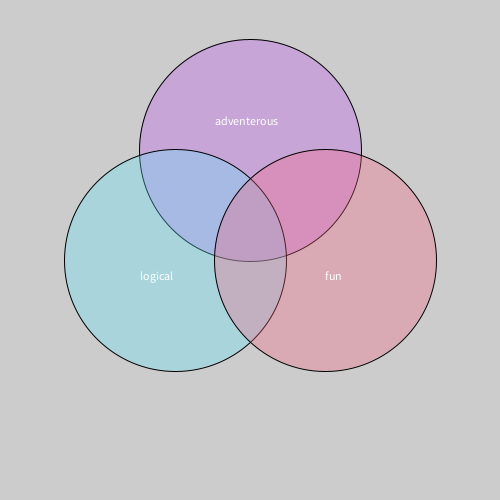
Frame 1 (no input)
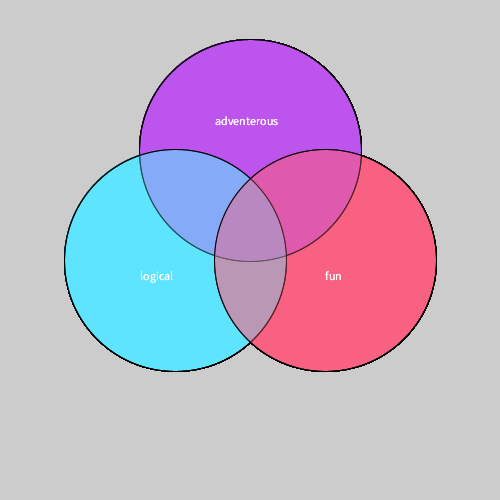
Frame 60 (the mouse pressed at the canvas centre just before this capture)
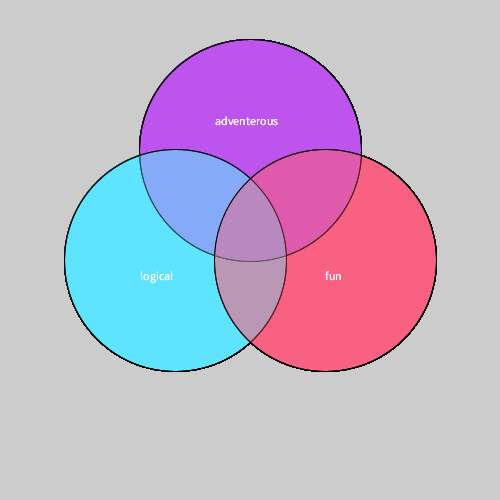
Frame 120 (the mouse held since frame 60 and released just before this capture)

The Processing sketch that drew these frames (run headless with seeded random() and noise(); from frame 60 on, the mouse is pressed at the canvas centre):

// Processing sketch: VennDiagram
// ── VennDiagram.pde
void setup() {
  size(500, 500);
}

void draw() {
  fill(187, 82, 240, 80);
  ellipse(250, 150, 222, 222);
  fill(93, 229, 255, 80);
  ellipse(175, 260, 222, 222);
  fill(250, 96, 127, 80);
  ellipse(325, 260, 222, 222);
  fill(255, 255, 255);
  text("adventerous", 215, 125);
  text("logical", 140, 280);
  text("fun", 325, 280);
}
